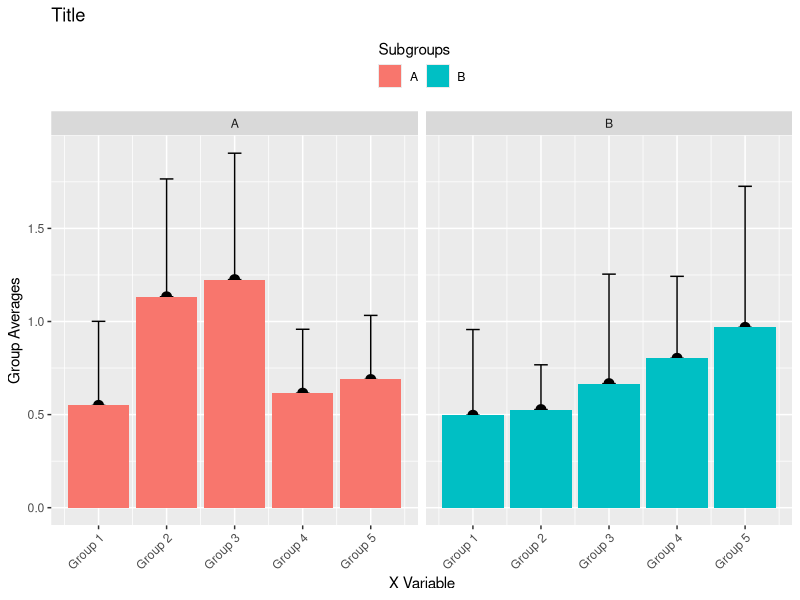

This chart was generated by the following R code:
# Code: Barplot with Error Bars   
# Authors: Davit Sargsyan
# Created:  09/16/2016
# Source: http://www.cookbook-r.com/Graphs/Axes_(ggplot2)/
#**********************************************************
require(data.table)
require(ggplot2)

# Data----
dt1 <- data.table(x = rep(1:5, each = 20),
                 y = abs(rnorm(100)),
                 z = rep(c("A", "B"), 10))

# Summary by x and z
dt1[, mu := mean(y),
   by = list(x, z)]
dt1[, std := sd(y),
   by = list(x, z)]
d1 <- unique(subset(dt1, select = -c(2)))

# Plot----
ggplot(d1,
       aes(x = x,
           y = mu,
           fill = z)) +
  facet_wrap(~ z,
             nrow = 1) +
  geom_errorbar(aes(ymax = mu + std,
                    ymin = mu),
                width =.2,
                position = position_dodge(.9)) +
  geom_point(position = position_dodge(0.9),
             size = 3) +
  geom_bar(position = position_dodge(),
           stat="identity") +
  theme(legend.position = "top",
        axis.text.x = element_text(angle = 45,
                                   hjust = 1)) +
  scale_x_continuous("X Variable",
                   breaks = 1:5,
                   labels = paste("Group", 
                                  unique(d1$x))) +
  scale_y_continuous("Group Averages") +
  ggtitle("Title") +
  guides(fill = guide_legend(title = "Subgroups",
                               title.position = "top",
                               nrow = 1))